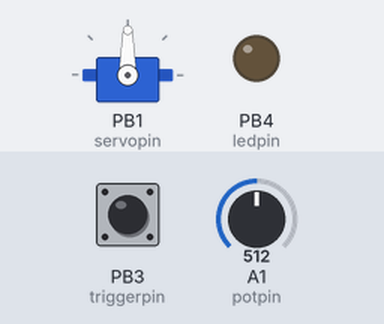
Simulated run of this sketch. Board: ATtiny85, built with avr-gcc and run on an emulated ATtiny85. On the bench: servo, output pins drawn as LEDs (lit = HIGH). The test bench sets the inputs (shaded band); at power-on: PB3 (triggerpin) HIGH, A1 (potpin) = 512.

Above: at 3.2 s.
3.3 s: PB3 (triggerpin) pulled LOW for 3.2 s
At 6.1 s:
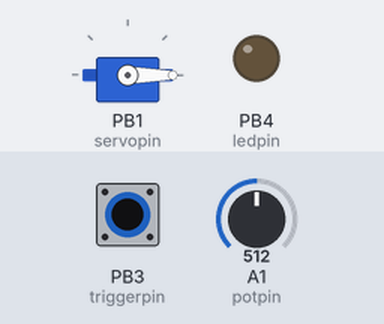
Timing chart, 0 to 13.7 s (numbered marks = the images above; inputs shaded):
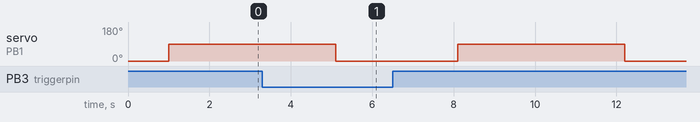

The sketch:

TinyTimer.ino
```cpp
// Servo-Timer with Arduino Pro Micro
// written by Achim Oelkers (AchimO)
// look into the forum Raketenmodellbau.org for further details
// Thanks go to Michal Rinott for his example for controlling
// the servo position using a potentiometer

/*****************************************************************************
* Copyright (c) 2016 Hans-Joachim Oelkers
*
* This software is provided 'as-is', without any express or implied
* warranty. In no event will the authors be held liable for any damages
* arising from the use of this software.

* Permission is granted to anyone to use this software for any purpose,
* including commercial applications, and to alter it and redistribute it
* freely, subject to the following restrictions:
*
* 1. The origin of this software must not be misrepresented; you must not
*    claim that you wrote the original software. If you use this software
*    in a product, an acknowledgement in the product documentation would be
*    appreciated but is not required.
* 2. Altered source versions must be plainly marked as such, and must not be
*    misrepresented as being the original software.
* 3. This notice may not be removed or altered from any source distribution.

Further editing done by Soeren Weber and Lennart Wilde in order to improve
reliabilty on the Attiny85 and accuracy of code execution.

***************************************************************************/

#include <SoftwareServo.h>

/**************************************************************************/
// set these values to your personal needs, so code below not to be changed

int servoinitpos = 90;      // Position to start at
int servodeploypos = 0;     // Position to deploy to
float timeperunit = 0.1;    // time in secs for 1 unit: 1 sec: 1, 0.5 sec: 0.5o

/**************************************************************************/

SoftwareServo swservo;      // create servo object to control a servo
int potpin = A1;            // analog pin used to connect the potentiometer
int triggerpin = 3;         // going to high indicates start of rocket
int ledpin = 4;             // LED
int servopin = 1;           // servo
int val;                    // variable to read the value from the analog pin
int oldVal = 0;             // variable to store previous value from the analog pin
int timerVal = 1;           // potentiometer pin value mapped to 0 .. 63
int starttime = 0;          // indicates timer has not been started
int millistowait = 0;       // time to wait in ms
float timetowait = 0;       // time to wait in sec
int secondstowait = 0;      // seconds to wait
int tenthstowait = 0;       // tenths of a second to wait

unsigned long val_previousMillis = 0; // only update time to wait every so often...
const long val_interval = 200;        // ...200 milliseconds to be exact

/**************************************************************************/

void setup()
{
  pinMode(potpin, INPUT);
  pinMode(triggerpin, INPUT_PULLUP);  // use the internal pullup resistor
  pinMode(ledpin, OUTPUT);            // digit weight 1

  swservo.attach(servopin);           // attaches the servo to the servo object
  swservo.write(servodeploypos);      // turn the servo to its deploy position
  servoDelay();                       // wait for the servo to move
  swservo.write(servoinitpos);        // turn the servo to its initial position
  servoDelay();                       // wait for the servo to move
  swservo.detach();                   // detaches the servo
  update_val();                       // read the desired time from potentiometer's position
  showTime();                         // read out the potentiometer position and show LED accordingly
}

void loop()
{
  update_val();                           // read the desired time position
  if (starttime == 0)                     // has timer been started ?
  {
    if (digitalRead(triggerpin) == 0)     // not yet started, trigger pins opened ?
    {
      showTime();                         // show LED according to wanted time
    }
    else
    {
      starttime = millis();                         // just set the flag
      millistowait = timerVal * 1000 * timeperunit; // val = 1: wait 0.1 secs, val = 63: wait 6.3 secs
      delay(millistowait);

      swservo.attach(servopin);                     // attaches the servo on pin D1 to the servo object
      swservo.write(servodeploypos);                // then move the servo
      servoDelay();                                 // wait for the servo to move
      swservo.detach();                             // detaches the servo on pin D1
    }
  } else
  {
    if(digitalRead(triggerpin) == 0)
    {
      neustart();                                   // restart if jumper pins have been reconnected
    }
  }
}

void servoDelay()
{
   for (int i = 0; i < 100; i++)
   {
     delay(10);
     swservo.refresh();
   }
}

void update_val()
{
  unsigned long currentMillis = millis();

  if (currentMillis - val_previousMillis >= val_interval)
  {
    val_previousMillis = currentMillis;
    val = analogRead(potpin);                         // reads the value of the potentiometer (value between 0 and 1023)
    timerVal = map(val, 0, 1023, 0, 63);              // scale it to 0 .. 63
    timetowait = timerVal*timeperunit;                // calculate time to wait
    secondstowait = (int) timetowait;                 // calculate seconds to wait
    tenthstowait = (timetowait - secondstowait)*10;   // calculate tenths of seconds to wait
  }

}

void showTime()
{
  if (timerVal != oldVal)
  {
    for(int i = 0; i<secondstowait;i++)               // blink long for the seconds
    {
      warte(300);
      blinken(400);
    }
    warte(500);                                       // wait 0.5 sec between blinking
    for(int j = 0; j<tenthstowait;j++)                // blink short for the tenths
    {
      warte(200);
      blinken(200);
    }
  }
  oldVal = timerVal;
}

void blinken(int mills)
{
  digitalWrite(ledpin, HIGH);
  warte(mills);
  digitalWrite(ledpin, LOW);
}

void warte(int zeit)                                  // bodge to work around delay and shorten uses of delay significantly
{
  for(int i = 0; i<20 ; i++)
  {
    if (digitalRead(triggerpin) == 1) {return;}
    delay(zeit/20);
  }
}

void neustart()                   // initialize all the variables to prestart conditions
{
  delay(1000);                    // wait a second before restart
  val = 0;                        // variable to read the value from the analog pin
  oldVal = 0;                     // variable to store previous value from the analog pin
  timerVal = 1;                   // potentiometer pin value mapped to 0 .. 63
  starttime = 0;                  // indicates timer has not been started
  millistowait = 0;               // time to wait in ms
  timetowait = 0;                 // time to wait in sec

  swservo.attach(servopin);       // attaches the servo to the servo object
  swservo.write(servodeploypos);  // turn the servo to its deploy position
  servoDelay();                   // wait for the servo to move
  swservo.write(servoinitpos);    // turn the servo to its initial position
  servoDelay();                   // wait for the servo to move
  swservo.detach();               // detaches the servo
  update_val();                   // read the desired time from potentiometer's position
  showTime();                     // read out the potentiometer position and show LED accordingly
}
```
